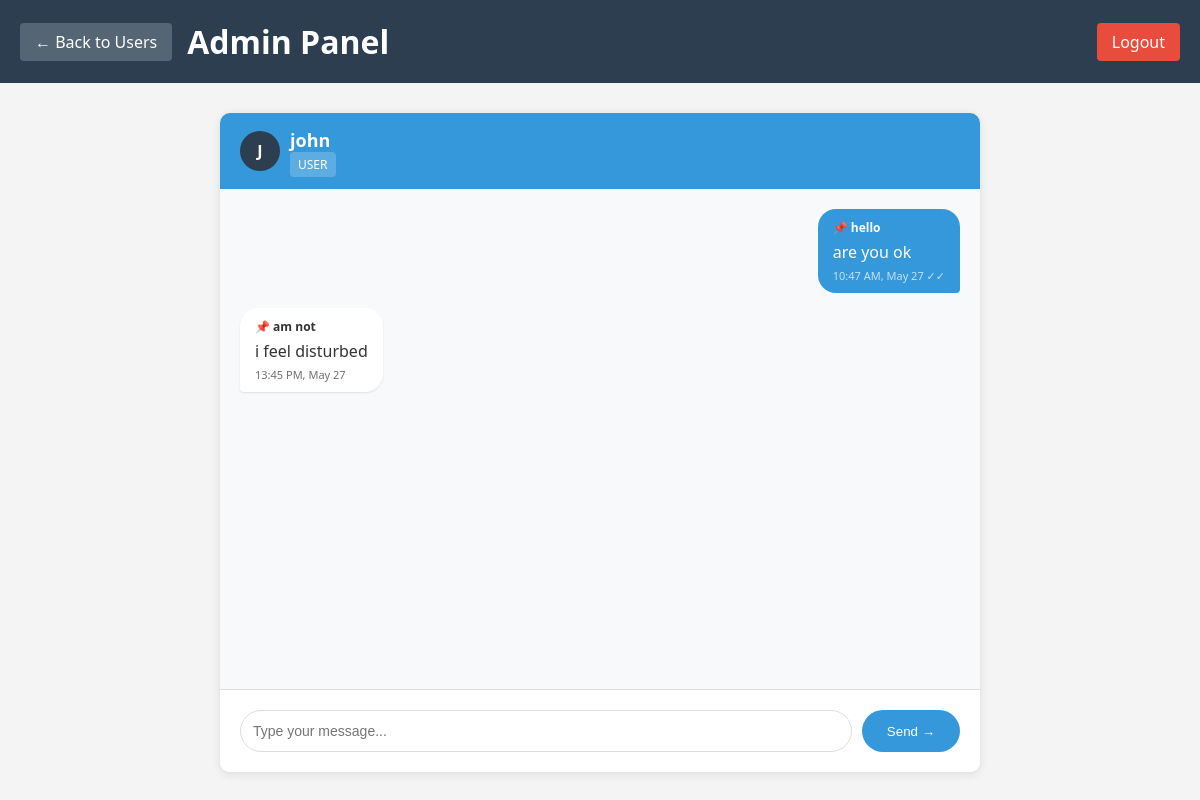
The app's page /admin/conversation/5 (signed in) with its own data.
### database.py (models this page shows)
class User(UserMixin, db.Model):
    __tablename__ = 'users'
    id = db.Column(db.Integer, primary_key=True)
    username = db.Column(db.String(50), unique=True, nullable=False)
    password = db.Column(db.String(255), nullable=False)
    email = db.Column(db.String(100))
    role = db.Column(db.String(20), default='user')
    created_at = db.Column(db.DateTime, default=datetime.utcnow)
    sent_messages = db.relationship('Message', foreign_keys='Message.sender_id', backref='sender')
    received_messages = db.relationship('Message', foreign_keys='Message.receiver_id', backref='receiver')

class Message(db.Model):
    __tablename__ = 'messages'
    id = db.Column(db.Integer, primary_key=True)
    sender_id = db.Column(db.Integer, db.ForeignKey('users.id'))
    receiver_id = db.Column(db.Integer, db.ForeignKey('users.id'))
    subject = db.Column(db.String(200))
    message = db.Column(db.Text)
    is_read = db.Column(db.Boolean, default=False)
    created_at = db.Column(db.DateTime, default=datetime.utcnow)

### app.py (the view)
@app.route('/admin/conversation/<int:user_id>')
@login_required
def admin_conversation(user_id):
    if current_user.role != 'admin':
        flash('Access denied!', 'danger')
        return redirect(url_for('user_dashboard'))
    other_user = db.session.get(User, user_id)
    if not other_user:
        flash('User not found!', 'danger')
        return redirect(url_for('manage_users'))
    stmt = sa.select(Message).where(
        ((Message.sender_id == current_user.id) & (Message.receiver_id == user_id)) |
        ((Message.sender_id == user_id) & (Message.receiver_id == current_user.id))
    ).order_by(Message.created_at.asc())
    messages = db.session.execute(stmt).scalars().all()
    for msg in messages:
        if msg.sender_id == user_id and msg.receiver_id == current_user.id and not msg.is_read:
            msg.is_read = True
    db.session.commit()
    return render_template('admin_conversation.html',
                         other_user=other_user,
                         messages=messages)

### app.py (called while the page is built)
@login_manager.user_loader
def load_user(user_id):
    return db.session.get(User, int(user_id))

### templates/admin_conversation.html (shortened to what this page needs)
<!DOCTYPE html>
<html>
<head>
</head>
<body>
    <div class="header">
        <div style="display: flex; align-items: center; gap: 15px;">
            <a href="{{ url_for('manage_users') }}" class="back-link">← Back to Users</a>
            <h1>Admin Panel</h1>
        </div>
        <a href="{{ url_for('logout') }}" class="logout">Logout</a>
    </div>
    <div class="container">
        <div class="chat-container">
            <div class="chat-header">
                <div class="avatar">
                    {{ other_user.username[0].upper() }}
                </div>
                <div>
                    <h2>{{ other_user.username }}</h2>
                    <span class="role-badge">{{ other_user.role | upper }}</span>
                </div>
            </div>
            <div class="messages" id="messages">
                {% if messages %}
                    {% for msg in messages %}
                        <div class="message {% if msg.sender_id == current_user.id %}sent{% else %}received{% endif %}">
                            <div class="message-bubble">
                                {% if msg.subject %}
                                    <div class="message-subject">📌 {{ msg.subject }}</div>
                                {% endif %}
                                {{ msg.message }}
                                <div class="message-time">
                                    {{ msg.created_at.strftime('%H:%M %p, %b %d') }}
                                    {% if msg.sender_id == current_user.id %}
                                        {% if msg.is_read %}✓✓{% else %}✓{% endif %}
                                    {% endif %}
                                </div>
                            </div>
                        </div>
                    {% endfor %}
                {% else %}
                    <div class="no-messages">
                        💬 No messages yet.<br>
                        Send a message to start the conversation!
                    </div>
                {% endif %}
            </div>
            <div class="input-area">
                <form method="POST" action="{{ url_for('admin_send_message', user_id=other_user.id) }}">
                    <div class="input-group">
                        <input type="text" name="message" placeholder="Type your message..." required autocomplete="off">
                        <button type="submit">Send →</button>
                    </div>
                </form>
            </div>
        </div>
    </div>
</body>
</html>

### templates/admin_conversation.html (style rules this page uses)
* { margin: 0; padding: 0; box-sizing: border-box; }
body { font-family: 'Segoe UI', Tahoma, Geneva, Verdana, sans-serif; background: #f4f4f4; }
.header { background: #2c3e50; color: white; padding: 20px; display: flex; justify-content: space-between; align-items: center; }
.container { max-width: 800px; margin: 30px auto; padding: 0 20px; }
.chat-container { background: white; border-radius: 10px; box-shadow: 0 2px 10px rgba(0,0,0,0.1); overflow: hidden; }
.chat-header { background: #3498db; color: white; padding: 15px 20px; display: flex; align-items: center; gap: 10px; }
.chat-header .avatar { width: 40px; height: 40px; background: #2c3e50; border-radius: 50%; display: flex; align-items: center; justify-content: center; font-weight: bold; }
.chat-header h2 { font-size: 18px; }
.chat-header .role-badge { background: rgba(255,255,255,0.2); padding: 4px 8px; border-radius: 4px; font-size: 12px; }
.messages { height: 500px; overflow-y: auto; padding: 20px; background: #f8f9fa; }
.message { margin-bottom: 15px; display: flex; }
.message.sent { justify-content: flex-end; }
.message.received { justify-content: flex-start; }
.message-bubble { max-width: 70%; padding: 10px 15px; border-radius: 18px; position: relative; }
.message.sent .message-bubble { background: #3498db; color: white; border-bottom-right-radius: 4px; }
.message.received .message-bubble { background: white; color: #333; border-bottom-left-radius: 4px; box-shadow: 0 1px 2px rgba(0,0,0,0.1); }
.message-time { font-size: 11px; margin-top: 5px; opacity: 0.7; }
.message.sent .message-time { text-align: right; }
.message-subject { font-size: 12px; font-weight: bold; margin-bottom: 5px; }
.input-area { padding: 20px; background: white; border-top: 1px solid #ddd; }
.input-group { display: flex; gap: 10px; }
.input-group input { flex: 1; padding: 12px; border: 1px solid #ddd; border-radius: 25px; font-size: 14px; }
.input-group button { padding: 12px 25px; background: #3498db; color: white; border: none; border-radius: 25px; cursor: pointer; }
.back-link { color: white; text-decoration: none; background: rgba(255,255,255,0.2); padding: 8px 15px; border-radius: 4px; }
.logout { color: white; text-decoration: none; background: #e74c3c; padding: 8px 15px; border-radius: 4px; }

### records on screen
User: username "J", username "john", role "USER"
Message: subject "hello", message "are you ok", created_at "10:47 AM, May 27"
Message: subject "am not", message "i feel disturbed", created_at "13:45 PM, May 27"
